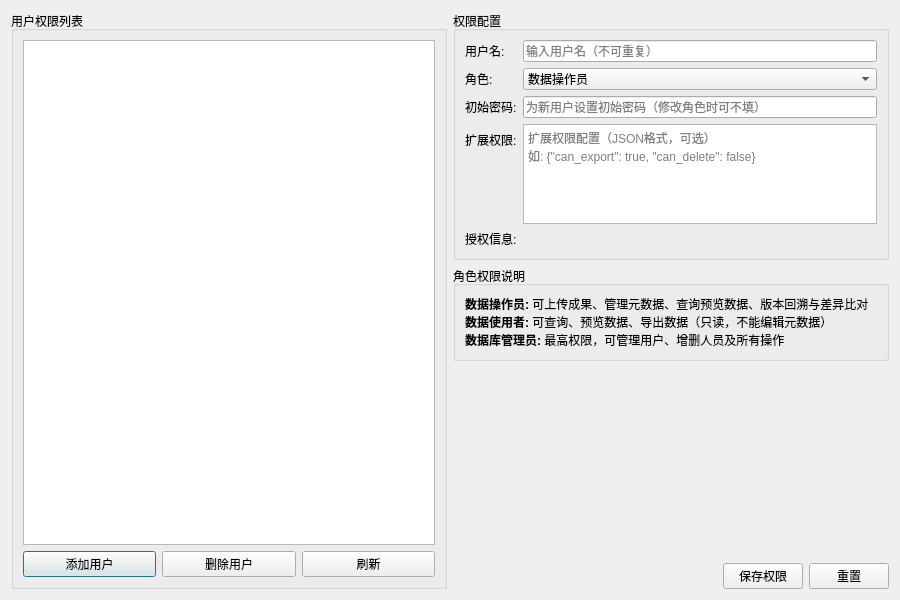
<?xml version="1.0" encoding="UTF-8"?>
<ui version="4.0">
 <class>AccessControlDialog</class>
 <widget class="QDialog" name="AccessControlDialog">
  <property name="geometry">
   <rect>
    <x>0</x>
    <y>0</y>
    <width>900</width>
    <height>600</height>
   </rect>
  </property>
  <property name="windowTitle">
   <string>权限管理</string>
  </property>
  <layout class="QHBoxLayout" name="mainLayout">
   <item>
    <widget class="QWidget" name="leftPanel" native="true">
     <layout class="QVBoxLayout" name="leftLayout">
      <property name="leftMargin">
       <number>0</number>
      </property>
      <property name="topMargin">
       <number>0</number>
      </property>
      <property name="rightMargin">
       <number>0</number>
      </property>
      <property name="bottomMargin">
       <number>0</number>
      </property>
      <item>
       <widget class="QGroupBox" name="listGroup">
        <property name="title">
         <string>用户权限列表</string>
        </property>
        <layout class="QVBoxLayout" name="listGroupLayout">
         <item>
          <widget class="QTableWidget" name="mUserTable">
           <property name="font">
            <font>
             <family>微软雅黑</family>
             <pointsize>9</pointsize>
            </font>
           </property>
           <property name="editTriggers">
            <set>QAbstractItemView::NoEditTriggers</set>
           </property>
           <property name="selectionBehavior">
            <enum>QAbstractItemView::SelectRows</enum>
           </property>
           <property name="selectionMode">
            <enum>QAbstractItemView::SingleSelection</enum>
           </property>
           <attribute name="horizontalHeaderStretchLastSection">
            <bool>true</bool>
           </attribute>
          </widget>
         </item>
         <item>
          <layout class="QHBoxLayout" name="listBtnLayout">
           <item>
            <widget class="QPushButton" name="mAddUserBtn">
             <property name="text">
              <string>添加用户</string>
             </property>
            </widget>
           </item>
           <item>
            <widget class="QPushButton" name="mDeleteUserBtn">
             <property name="text">
              <string>删除用户</string>
             </property>
            </widget>
           </item>
           <item>
            <widget class="QPushButton" name="mRefreshBtn">
             <property name="text">
              <string>刷新</string>
             </property>
            </widget>
           </item>
          </layout>
         </item>
        </layout>
       </widget>
      </item>
     </layout>
    </widget>
   </item>
   <item>
    <widget class="QWidget" name="rightPanel" native="true">
     <layout class="QVBoxLayout" name="rightLayout">
      <property name="leftMargin">
       <number>0</number>
      </property>
      <property name="topMargin">
       <number>0</number>
      </property>
      <property name="rightMargin">
       <number>0</number>
      </property>
      <property name="bottomMargin">
       <number>0</number>
      </property>
      <item>
       <widget class="QGroupBox" name="editGroup">
        <property name="title">
         <string>权限配置</string>
        </property>
        <layout class="QFormLayout" name="editLayout">
         <item row="0" column="0">
          <widget class="QLabel" name="userNameLabel">
           <property name="text">
            <string>用户名:</string>
           </property>
          </widget>
         </item>
         <item row="0" column="1">
          <widget class="QLineEdit" name="mUserNameEdit">
           <property name="placeholderText">
            <string>输入用户名（不可重复）</string>
           </property>
          </widget>
         </item>
         <item row="1" column="0">
          <widget class="QLabel" name="roleLabel">
           <property name="text">
            <string>角色:</string>
           </property>
          </widget>
         </item>
         <item row="1" column="1">
          <widget class="QComboBox" name="mRoleCombo">
           <item>
            <property name="text">
             <string>数据操作员</string>
            </property>
           </item>
           <item>
            <property name="text">
             <string>数据使用者</string>
            </property>
           </item>
           <item>
            <property name="text">
             <string>数据库管理员</string>
            </property>
           </item>
          </widget>
         </item>
         <item row="2" column="0">
          <widget class="QLabel" name="passwordLabel">
           <property name="text">
            <string>初始密码:</string>
           </property>
          </widget>
         </item>
         <item row="2" column="1">
          <widget class="QLineEdit" name="mPasswordEdit">
           <property name="echoMode">
            <enum>QLineEdit::Password</enum>
           </property>
           <property name="placeholderText">
            <string>为新用户设置初始密码（修改角色时可不填）</string>
           </property>
          </widget>
         </item>
         <item row="3" column="0">
          <widget class="QLabel" name="permissionsLabel">
           <property name="text">
            <string>扩展权限:</string>
           </property>
          </widget>
         </item>
         <item row="3" column="1">
          <widget class="QTextEdit" name="mPermissionsEdit">
           <property name="maximumSize">
            <size>
             <width>16777215</width>
             <height>100</height>
            </size>
           </property>
           <property name="placeholderText">
            <string>扩展权限配置（JSON格式，可选）
如: {&quot;can_export&quot;: true, &quot;can_delete&quot;: false}</string>
           </property>
          </widget>
         </item>
         <item row="4" column="0">
          <widget class="QLabel" name="grantedInfoTextLabel">
           <property name="text">
            <string>授权信息:</string>
           </property>
          </widget>
         </item>
         <item row="4" column="1">
          <widget class="QLabel" name="mGrantedInfoLabel">
           <property name="text">
            <string/>
           </property>
          </widget>
         </item>
        </layout>
       </widget>
      </item>
      <item>
       <widget class="QGroupBox" name="descGroup">
        <property name="title">
         <string>角色权限说明</string>
        </property>
        <layout class="QVBoxLayout" name="descLayout">
         <item>
          <widget class="QLabel" name="mRoleDescriptionLabel">
           <property name="text">
            <string>&lt;b&gt;数据操作员:&lt;/b&gt; 可上传成果、管理元数据、查询预览数据、版本回溯与差异比对&lt;br&gt;
&lt;b&gt;数据使用者:&lt;/b&gt; 可查询、预览数据、导出数据（只读，不能编辑元数据）&lt;br&gt;
&lt;b&gt;数据库管理员:&lt;/b&gt; 最高权限，可管理用户、增删人员及所有操作</string>
           </property>
           <property name="wordWrap">
            <bool>true</bool>
           </property>
          </widget>
         </item>
        </layout>
       </widget>
      </item>
      <item>
       <spacer name="rightSpacer">
        <property name="orientation">
         <enum>Qt::Vertical</enum>
        </property>
        <property name="sizeHint" stdset="0">
         <size>
          <width>20</width>
          <height>40</height>
         </size>
        </property>
       </spacer>
      </item>
      <item>
       <layout class="QHBoxLayout" name="btnLayout">
        <item>
         <spacer name="btnSpacer">
          <property name="orientation">
           <enum>Qt::Horizontal</enum>
          </property>
          <property name="sizeHint" stdset="0">
           <size>
            <width>40</width>
            <height>20</height>
           </size>
          </property>
         </spacer>
        </item>
        <item>
         <widget class="QPushButton" name="mSaveBtn">
          <property name="text">
           <string>保存权限</string>
          </property>
         </widget>
        </item>
        <item>
         <widget class="QPushButton" name="mResetBtn">
          <property name="text">
           <string>重置</string>
          </property>
         </widget>
        </item>
       </layout>
      </item>
     </layout>
    </widget>
   </item>
  </layout>
 </widget>
 <resources/>
 <connections/>
</ui>
